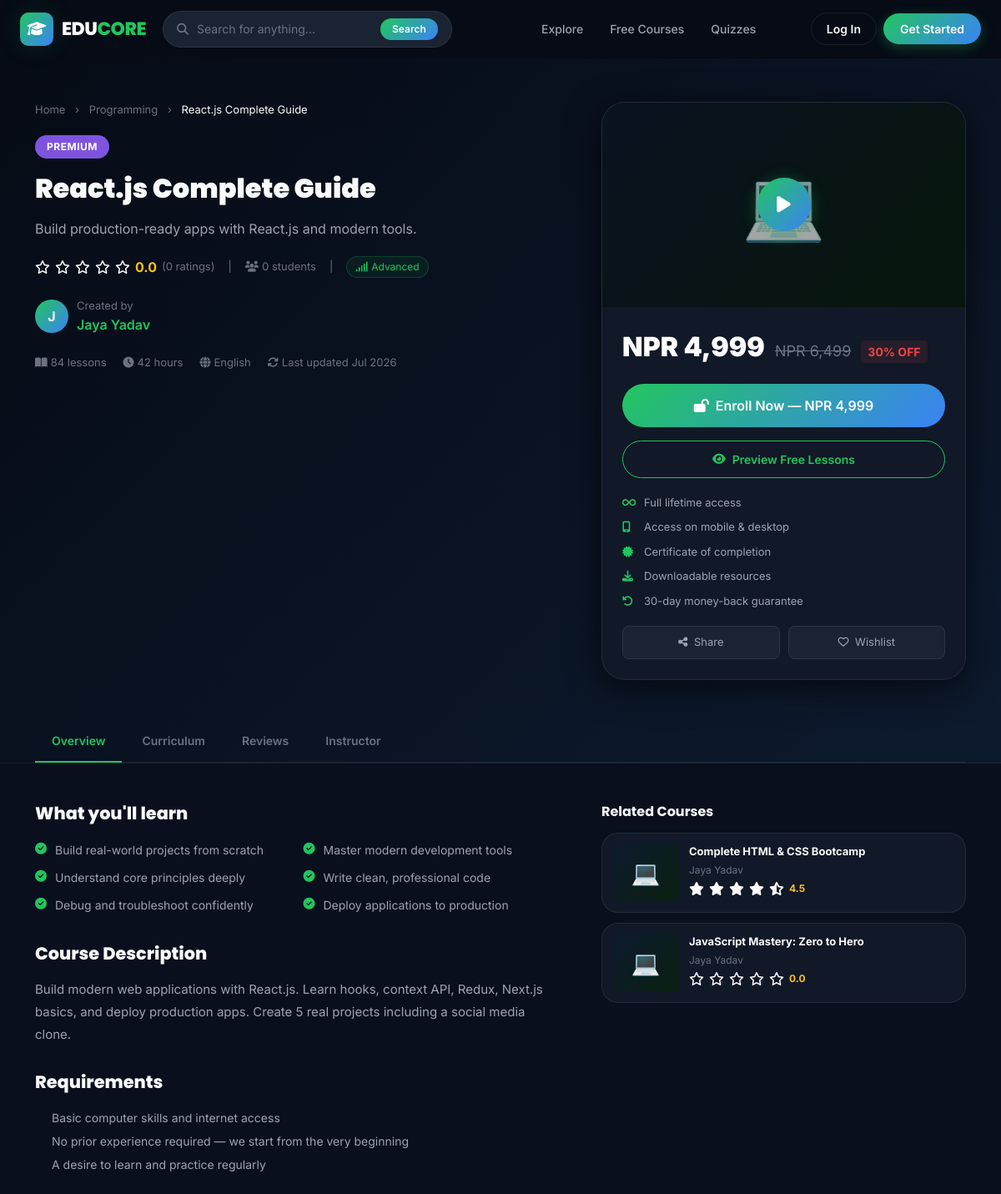
The app's page /courses/detail.php?id=6 with its own data.
### tables this page shows
CREATE TABLE IF NOT EXISTS courses (
    id INT AUTO_INCREMENT PRIMARY KEY,
    title VARCHAR(255) NOT NULL,
    slug VARCHAR(255) NOT NULL UNIQUE,
    description TEXT,
    short_description VARCHAR(500),
    category_id INT,
    instructor_id INT NOT NULL,
    thumbnail VARCHAR(255) DEFAULT NULL,
    preview_video VARCHAR(255) DEFAULT NULL,
    price DECIMAL(10,2) DEFAULT 0.00,
    type ENUM('free','premium') DEFAULT 'free',
    level ENUM('beginner','intermediate','advanced') DEFAULT 'beginner',
    duration VARCHAR(50) DEFAULT NULL,
    total_lessons INT DEFAULT 0,
    status ENUM('pending','approved','rejected','draft') DEFAULT 'pending',
    is_featured TINYINT(1) DEFAULT 0,
    created_at TIMESTAMP DEFAULT CURRENT_TIMESTAMP,
    updated_at TIMESTAMP DEFAULT CURRENT_TIMESTAMP ON UPDATE CURRENT_TIMESTAMP,
    FOREIGN KEY (category_id) REFERENCES categories(id) ON DELETE SET NULL,
    FOREIGN KEY (instructor_id) REFERENCES users(id) ON DELETE CASCADE
);

CREATE TABLE IF NOT EXISTS categories (
    id INT AUTO_INCREMENT PRIMARY KEY,
    name VARCHAR(100) NOT NULL,
    slug VARCHAR(100) NOT NULL UNIQUE,
    icon VARCHAR(50) DEFAULT 'fas fa-book',
    color VARCHAR(20) DEFAULT '#3B82F6',
    created_at TIMESTAMP DEFAULT CURRENT_TIMESTAMP
);

CREATE TABLE IF NOT EXISTS users (
    id INT AUTO_INCREMENT PRIMARY KEY,
    name VARCHAR(150) NOT NULL,
    email VARCHAR(255) NOT NULL UNIQUE,
    password VARCHAR(255) NOT NULL,
    role ENUM('admin','teacher','student') DEFAULT 'student',
    avatar VARCHAR(255) DEFAULT NULL,
    bio TEXT DEFAULT NULL,
    is_active TINYINT(1) DEFAULT 1,
    is_verified TINYINT(1) DEFAULT 1,
    google_id VARCHAR(255) DEFAULT NULL,
    created_at TIMESTAMP DEFAULT CURRENT_TIMESTAMP,
    updated_at TIMESTAMP DEFAULT CURRENT_TIMESTAMP ON UPDATE CURRENT_TIMESTAMP
);

### courses/detail.php (the view, shortened to what the rows shown need)
<?php
require_once __DIR__ . '/../includes/auth.php';
$db = getDB();
$id = (int)($_GET['id'] ?? 0);
$course = $db->prepare("
    SELECT co.*, u.name as instructor_name, u.bio as instructor_bio,
           cat.name as category_name, cat.slug as category_slug
    FROM courses co
    JOIN users u ON u.id = co.instructor_id
    LEFT JOIN categories cat ON cat.id = co.category_id
    WHERE co.id = ? AND co.status = 'approved'
");
$course->execute([$id]);
$course = $course->fetch();
$rating   = getCourseRating($id);
$enrolled = isLoggedIn() ? isEnrolled($_SESSION['user_id'], $id) : false;
$related = $db->prepare("
    SELECT co.*, u.name as instructor_name, AVG(r.rating) as avg_rating
    FROM courses co JOIN users u ON u.id=co.instructor_id
    LEFT JOIN reviews r ON r.course_id=co.id
    WHERE co.category_id=? AND co.id!=? AND co.status='approved'
    GROUP BY co.id LIMIT 3
");
$related->execute([$course['category_id'], $id]);
$related = $related->fetchAll();
$catIcons = ['Programming'=>'💻','Design'=>'🎨','Business'=>'💼','Music'=>'🎵','Photography'=>'📷','Marketing'=>'📢','Data Science'=>'📊','Personal Dev'=>'🚀'];
$icon = $catIcons[$course['category_name']] ?? '📚';
include __DIR__ . '/../includes/header.php';
?>
<div style="margin-top:70px;">
<div style="background:linear-gradient(135deg,#060b15,#0d1a2e);border-bottom:1px solid var(--border);padding:52px 0 0;">
    <div class="container">
        <div class="row g-5">
            <div class="col-lg-7">
                <nav style="font-size:13px;color:var(--text-muted);margin-bottom:20px;">
                    <a href="<?php echo BASE_URL; ?>/index.php" style="color:var(--text-muted);">Home</a>
                    <span style="margin:0 8px;">›</span>
                    <a href="<?php echo BASE_URL; ?>/courses/index.php?category=<?php echo e($course['category_slug']); ?>" style="color:var(--text-muted);"><?php echo e($course['category_name']); ?></a>
                    <span style="margin:0 8px;">›</span>
                    <span style="color:var(--text-primary);"><?php echo truncate($course['title'],40); ?></span>
                </nav>
                <span class="course-badge badge-<?php echo $course['type']; ?>" style="position:static;font-size:12px;padding:5px 14px;margin-bottom:16px;display:inline-block;"><?php echo strtoupper($course['type']); ?></span>
                <h1 style="font-size:2rem;font-weight:900;line-height:1.25;margin-bottom:16px;"><?php echo e($course['title']); ?></h1>
                <p style="color:var(--text-secondary);font-size:16px;line-height:1.6;margin-bottom:20px;"><?php echo e($course['short_description']); ?></p>
                <div style="display:flex;align-items:center;gap:16px;flex-wrap:wrap;margin-bottom:24px;">
                    <div style="display:flex;align-items:center;gap:6px;">
                        <?php echo renderStars($rating['avg']); ?>
                        <span style="font-weight:700;color:#fbbf24;"><?php echo number_format($rating['avg'],1); ?></span>
                        <span style="color:var(--text-muted);font-size:13px;">(<?php echo $rating['total']; ?> ratings)</span>
                    </div>
                    <span style="color:var(--text-muted);font-size:13px;">|</span>
                    <span style="color:var(--text-muted);font-size:13px;"><i class="fas fa-users me-1"></i><?php
                        $ec=$db->prepare("SELECT COUNT(*) FROM enrollments WHERE course_id=?");
                        $ec->execute([$id]); echo number_format($ec->fetchColumn());
                    ?> students</span>
                    <span style="color:var(--text-muted);font-size:13px;">|</span>
                    <span style="display:inline-flex;align-items:center;gap:4px;font-size:12px;padding:3px 10px;background:rgba(34,197,94,0.08);border:1px solid rgba(34,197,94,0.2);border-radius:50px;color:var(--primary);">
                        <i class="fas fa-signal"></i> <?php echo ucfirst($course['level']); ?>
                    </span>
                </div>
                <div style="display:flex;align-items:center;gap:10px;">
                    <div style="width:40px;height:40px;background:var(--gradient-primary);border-radius:50%;display:flex;align-items:center;justify-content:center;font-weight:700;font-size:16px;color:#fff;">
                        <?php echo strtoupper(substr($course['instructor_name'],0,1)); ?>
                    </div>
                    <div>
                        <div style="font-size:13px;color:var(--text-muted);">Created by</div>
                        <div style="font-weight:600;color:var(--primary);"><?php echo e($course['instructor_name']); ?></div>
                    </div>
                </div>
                <div style="display:flex;gap:20px;margin-top:24px;flex-wrap:wrap;font-size:13px;color:var(--text-muted);">
                    <span><i class="fas fa-book-open me-1"></i><?php echo $course['total_lessons']; ?> lessons</span>
                    <span><i class="fas fa-clock me-1"></i><?php echo e($course['duration']); ?></span>
                    <span><i class="fas fa-globe me-1"></i>English</span>
                    <span><i class="fas fa-sync me-1"></i>Last updated <?php echo date('M Y', strtotime($course['updated_at'])); ?></span>
                </div>
            </div>
            <div class="col-lg-5">
                <div style="position:sticky;top:90px;background:var(--bg-card);border:1px solid var(--border);border-radius:var(--radius-xl);overflow:hidden;box-shadow:var(--shadow-lg);">
                    <div style="aspect-ratio:16/9;background:linear-gradient(135deg,#0d1a2e,#0a2010);display:flex;align-items:center;justify-content:center;font-size:80px;position:relative;">
                        <?php echo $icon; ?>
                        <div style="position:absolute;inset:0;background:rgba(0,0,0,0.3);display:flex;align-items:center;justify-content:center;">
                        </div>
                    </div>
                    <div style="padding:24px;">
                        <div style="display:flex;align-items:baseline;gap:12px;margin-bottom:20px;">
                            <span style="font-size:32px;font-weight:900;<?php echo $course['price']==0?'color:var(--primary)':''; ?>">
                                <?php echo formatPrice($course['price']); ?>
                            </span>
                            <?php if ($course['price'] > 0): ?>
                                <span style="font-size:18px;color:var(--text-muted);text-decoration:line-through;">NPR <?php echo number_format($course['price']*1.3,0); ?></span>
                                <span style="font-size:14px;font-weight:700;color:#ef4444;background:rgba(239,68,68,0.1);padding:3px 8px;border-radius:4px;">30% OFF</span>
                            <?php endif; ?>
                        </div>
                        <?php if ($enrolled): ?>
                            <a href="<?php echo BASE_URL; ?>/dashboard/student.php?tab=courses" class="btn-primary-custom w-100 justify-content-center mb-3" style="font-size:16px;padding:14px;background:rgba(34,197,94,0.15);border:1px solid rgba(34,197,94,0.3);box-shadow:none;color:var(--primary);">
                                <i class="fas fa-play-circle"></i> Continue Learning
                            </a>
                            <div style="text-align:center;font-size:13px;color:var(--primary);"><i class="fas fa-check-circle me-1"></i>You're enrolled in this course</div>
                        <?php elseif ($course['type'] === 'free'): ?>
                            <a href="<?php echo BASE_URL; ?>/courses/enroll.php?id=<?php echo $id; ?>" class="btn-primary-custom w-100 justify-content-center mb-3" style="font-size:16px;padding:14px;">
                                <i class="fas fa-rocket"></i> Enroll For Free
                            </a>
                        <?php else: ?>
                            <a href="<?php echo BASE_URL; ?>/payment/checkout.php?course_id=<?php echo $id; ?>" class="btn-primary-custom w-100 justify-content-center mb-3" style="font-size:16px;padding:14px;">
                                <i class="fas fa-lock-open"></i> Enroll Now — <?php echo formatPrice($course['price']); ?>
                            </a>
                            <a href="<?php echo BASE_URL; ?>/courses/enroll.php?id=<?php echo $id; ?>&preview=1" class="btn-outline-custom w-100 justify-content-center" style="font-size:14px;padding:11px;">
                                <i class="fas fa-eye"></i> Preview Free Lessons
                            </a>
                        <?php endif; ?>
                        <div style="margin-top:20px;display:flex;flex-direction:column;gap:10px;">
                            <?php
                            $perks = [
                                ['fas fa-infinity','Full lifetime access'],
                                ['fas fa-mobile-alt','Access on mobile & desktop'],
                                ['fas fa-certificate','Certificate of completion'],
                                ['fas fa-download','Downloadable resources'],
                                [$course['type']==='free'?'fas fa-gift':'fas fa-undo', $course['type']==='free'?'Completely free':'30-day money-back guarantee'],
                            ];
                            foreach ($perks as [$ic,$label]): ?>
                            <div style="display:flex;align-items:center;gap:10px;font-size:13px;color:var(--text-secondary);">
                            </div>
                            <?php endforeach; ?>
                        </div>
                        <div style="display:flex;gap:10px;margin-top:20px;">
                            <button onclick="copyToClipboard(window.location.href)" style="flex:1;padding:9px;background:var(--bg-input);border:1px solid var(--border);border-radius:8px;color:var(--text-secondary);font-size:13px;cursor:pointer;transition:all 0.2s;" onmouseover="this.style.borderColor='var(--primary)'" onmouseout="this.style.borderColor='var(--border)'">
                            </button>
                            <button style="flex:1;padding:9px;background:var(--bg-input);border:1px solid var(--border);border-radius:8px;color:var(--text-secondary);font-size:13px;cursor:pointer;transition:all 0.2s;" onmouseover="this.style.borderColor='var(--primary)'" onmouseout="this.style.borderColor='var(--border)'">
                            </button>
                        </div>
                    </div>
                </div>
            </div>
        </div>
    </div>
</div>
<div class="container py-5">
    <div class="row g-5">
        <div class="col-lg-7">
            <div id="overview" class="tab-pane-custom">
                <h2 style="font-size:1.3rem;font-weight:800;margin-bottom:20px;">What you'll learn</h2>
                <div style="display:grid;grid-template-columns:1fr 1fr;gap:12px;margin-bottom:36px;">
                    <?php
                    $learns = ['Build real-world projects from scratch','Master modern development tools','Understand core principles deeply','Write clean, professional code','Debug and troubleshoot confidently','Deploy applications to production'];
                    foreach ($learns as $item): ?>
                    <div style="display:flex;align-items:flex-start;gap:10px;font-size:14px;color:var(--text-secondary);">
                    </div>
                    <?php endforeach; ?>
                </div>
                <h2 style="font-size:1.3rem;font-weight:800;margin-bottom:16px;">Course Description</h2>
                <div style="color:var(--text-secondary);line-height:1.8;font-size:15px;" id="descContent">
                    <?php echo nl2br(e($course['description'])); ?>
                </div>
                <h2 style="font-size:1.3rem;font-weight:800;margin:32px 0 16px;">Requirements</h2>
                <ul style="color:var(--text-secondary);font-size:14px;line-height:2;padding-left:20px;">
                    <li>Basic computer skills and internet access</li>
                    <li>No prior experience required — we start from the very beginning</li>
                    <li>A desire to learn and practice regularly</li>
                </ul>
            </div>
        </div>
        <div class="col-lg-5" id="previewSection">
            <div style="display:flex;flex-direction:column;gap:12px;">
            <?php foreach ($related as $rel):
                $icon2 = $catIcons[$course['category_name']] ?? '📚';
                $rr = getCourseRating($rel['id']);
            ?>
            <a href="<?php echo BASE_URL; ?>/courses/detail.php?id=<?php echo $rel['id']; ?>" class="course-card" style="flex-direction:row;padding:12px;gap:12px;">
                <div style="width:80px;height:70px;background:linear-gradient(135deg,#0d1a2e,#0a2010);border-radius:8px;display:flex;align-items:center;justify-content:center;font-size:28px;flex-shrink:0;"><?php echo $icon2; ?></div>
                <div>
                    <div style="font-size:13px;font-weight:700;margin-bottom:4px;color:var(--text-primary);"><?php echo truncate($rel['title'],45); ?></div>
                    <div style="font-size:12px;color:var(--text-muted);"><?php echo e($rel['instructor_name']); ?></div>
                    <div style="display:flex;align-items:center;gap:6px;margin-top:4px;">
                        <?php echo renderStars($rr['avg']); ?>
                        <span style="font-size:12px;color:#fbbf24;font-weight:700;"><?php echo number_format($rr['avg'],1); ?></span>
                    </div>
                </div>
            </a>
            <?php endforeach; ?>
            </div>
        </div>
    </div>
</div>

### includes/auth.php (shortened to what the rows shown need)
<?php
function isLoggedIn() {
    return isset($_SESSION['user_id']) && !empty($_SESSION['user_id']);
}
function getCourseRating($courseId) {
    $db = getDB();
    $stmt = $db->prepare("SELECT AVG(rating) as avg_rating, COUNT(*) as total FROM reviews WHERE course_id = ?");
    $stmt->execute([$courseId]);
    $result = $stmt->fetch();
    return [
        'avg'   => round($result['avg_rating'] ?? 0, 1),
        'total' => (int)($result['total'] ?? 0)
    ];
}
function formatPrice($price) {
    return 'NPR ' . number_format($price, 0);
}
function renderStars($rating, $max = 5) {
    $html = '';
    for ($i = 1; $i <= $max; $i++) {
        if ($i <= $rating) {
            $html .= '<i class="fas fa-star text-yellow-400"></i>';
        } elseif ($i - 0.5 <= $rating) {
            $html .= '<i class="fas fa-star-half-alt text-yellow-400"></i>';
        } else {
            $html .= '<i class="far fa-star text-gray-400"></i>';
        }
    }
    return $html;
}
function e($str) {
    return htmlspecialchars($str ?? '', ENT_QUOTES, 'UTF-8');
}
function truncate($text, $length = 100) {
    return strlen($text) > $length ? substr($text, 0, $length) . '...' : $text;
}
?>

### records on screen
courses: category.name "Programming", title "React.js Complete Guide", type "PREMIUM", short_description "Build production-ready apps with React.js and modern tools.", level "Advanced", instructor.name "J", instructor.name "Jaya Yadav", total_lessons "84", duration "42 hours", updated_at "Jul 2026", category.name "💻", price "NPR 4,999", $course['price']*1.3 "6,499", description "Build modern web applications with React.js. Learn hooks, context API, Redux, Next.js basics, and deploy production apps. Create 5 real projects including a social media clone."
courses: category.name "💻", title "Complete HTML & CSS Bootcamp", instructor.name "Jaya Yadav", avg "4.5"
courses: category.name "💻", title "JavaScript Mastery: Zero to Hero", instructor.name "Jaya Yadav", avg "0.0"

### other values on screen
$rating['avg'] "0.0"
$rating['total'] "0"
$ec->fetchColumn() "0"
$label "Full lifetime access"
$label "Access on mobile & desktop"
$label "Certificate of completion"
$label "Downloadable resources"
$label "30-day money-back guarantee"
$label "Overview"
$label "Curriculum"
$label "Reviews"
$label "Instructor"
$item "Build real-world projects from scratch"
$item "Master modern development tools"
$item "Understand core principles deeply"
